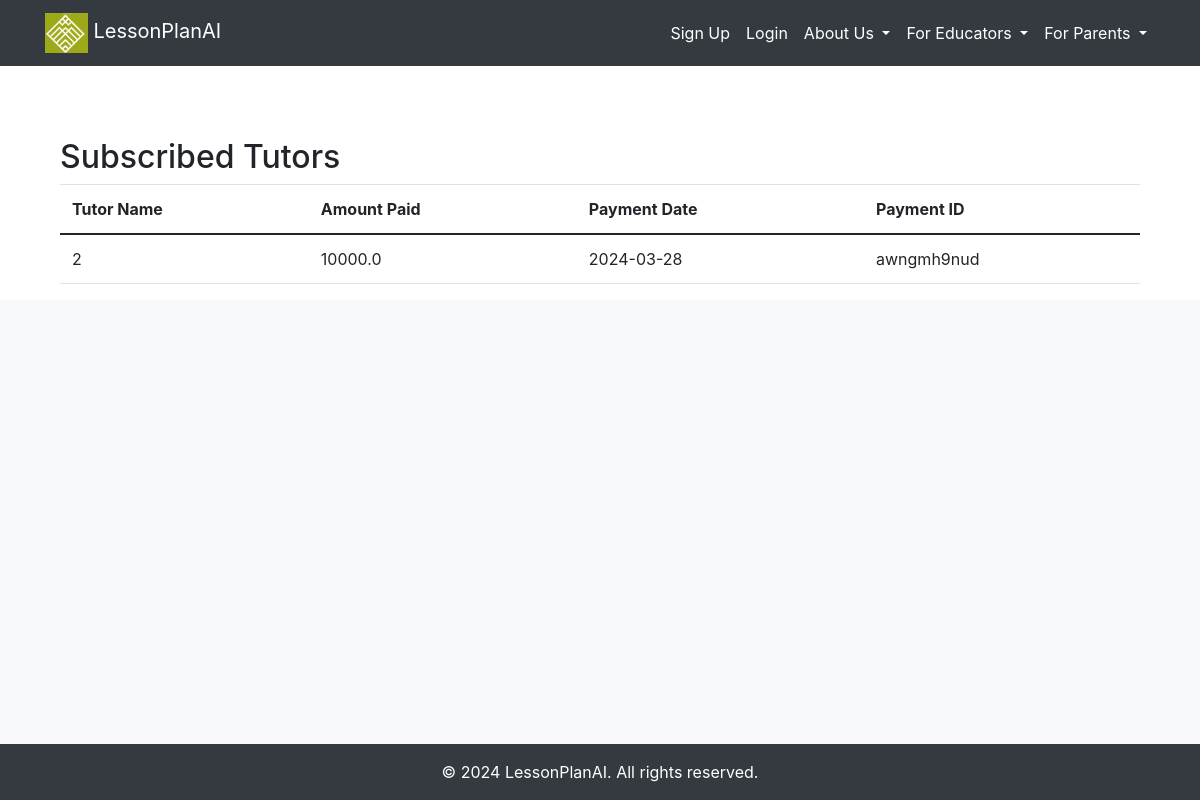
The app's page /subscribed-tutors, older data.
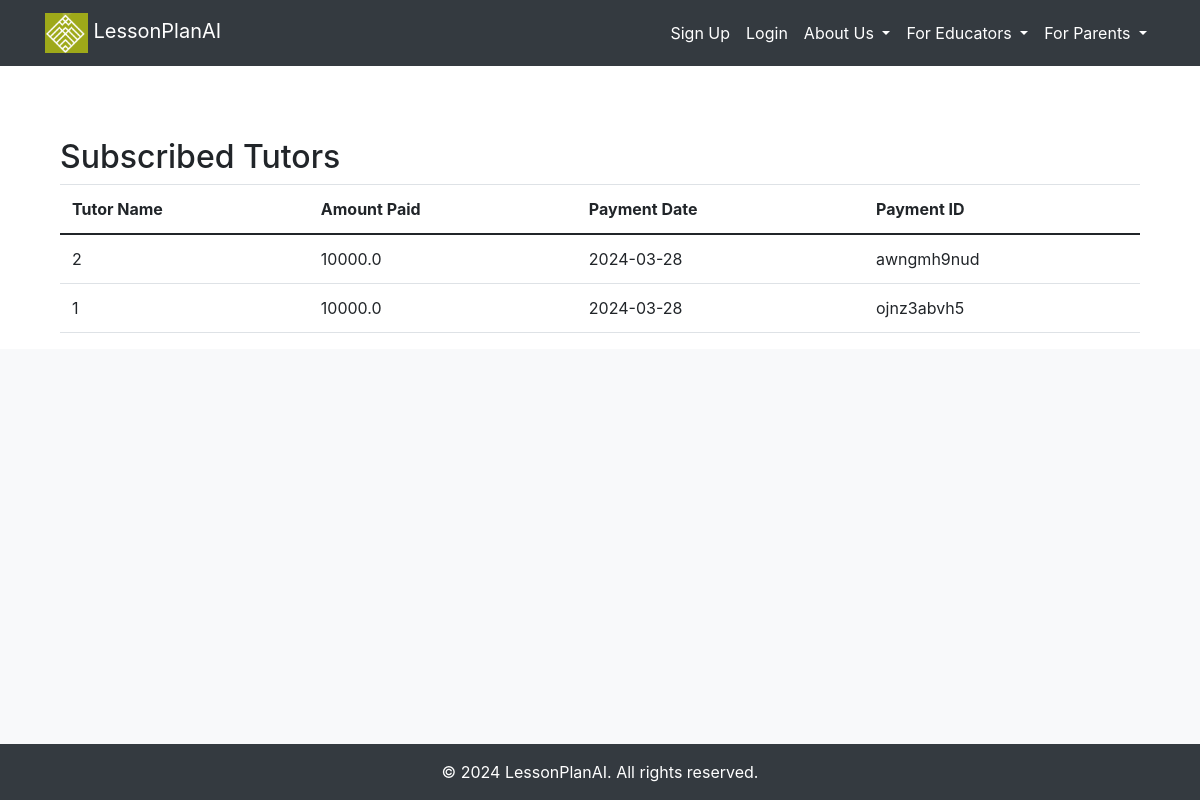
The same page, newer data.
### src/accounts/models.py (models this page shows, shortened)
class TutorFeePayment(db.Model):
    __tablename__ = "tutorfeepayment"
    id = db.Column(db.Integer, primary_key=True)
    tutor_id = db.Column(db.Integer, db.ForeignKey('tutor.id'), nullable=False)
    amount = db.Column(db.Float, nullable=False)
    payment_date = db.Column(db.Date, nullable=False)
    paystack_tutorfeepayment_id = db.Column(db.String(50), nullable=False)
    tutor = db.relationship('Tutor', back_populates='fee_payments')

### src/core/views.py (the view)
@core_bp.route('/subscribed-tutors')
def subscribed_tutors():
    tutor_fee_payments = TutorFeePayment.query.all()
    return render_template('accounts/subscribed_tutors.html', tutor_fee_payments=tutor_fee_payments)

### src/templates/accounts/subscribed_tutors.html
{% extends "_base.html" %}
{% block content %}
<div class="container mt-5">
    <h2>Subscribed Tutors</h2>
    <table class="table">
        <thead>
            <tr>
                <th>Tutor Name</th>
                <th>Amount Paid</th>
                <th>Payment Date</th>
                <th>Payment ID</th>
            </tr>
        </thead>
        <tbody>
            {% for payment in tutor_fee_payments %}
            <tr>
                <td>{{ payment.tutor_id }}</td>
                <td>{{ payment.amount }}</td>
                <td>{{ payment.payment_date.strftime('%Y-%m-%d') }}</td>
                <td>{{ payment.paystack_tutorfeepayment_id }}</td>
            </tr>
            {% endfor %}
        </tbody>
    </table>
</div>
{% endblock %}

Row changes from the older to the newer data that the page shows:
added TutorFeePayment: tutor_id "1", amount "10000.0", payment_date "2024-03-28", paystack_tutorfeepayment_id "ojnz3abvh5"
